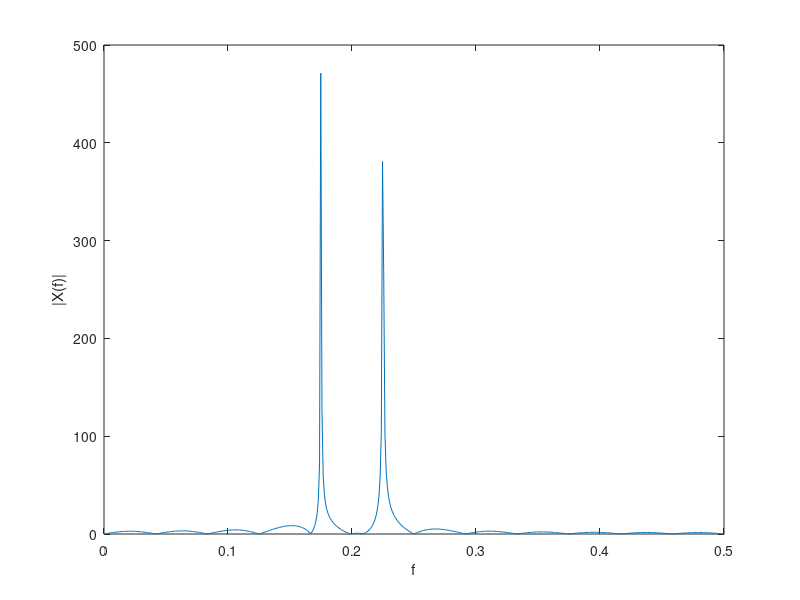

Reproduce this figure in MATLAB.
close all;

f1 = 7 / 40;
f2 = 9 / 40;

N = 1024;

n = 0 : 1000;
x = sin(2*pi*f1.*n)+sin(2*pi*f2.*n);

X = fft(x,N);
f = (0:N-1)./(N);
F = f.*N;

plot(f,abs(X));
xlim([0,0.5]);
xlabel('f');
ylabel('|X(f)|');